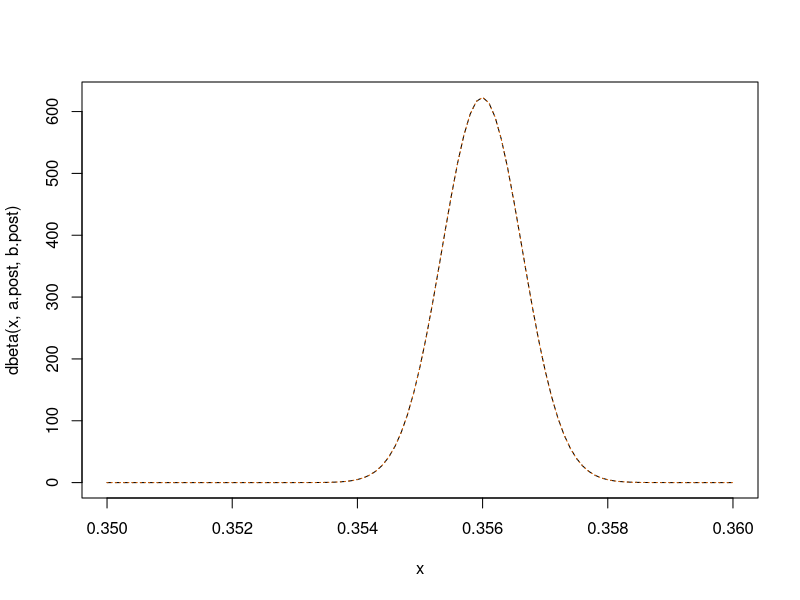
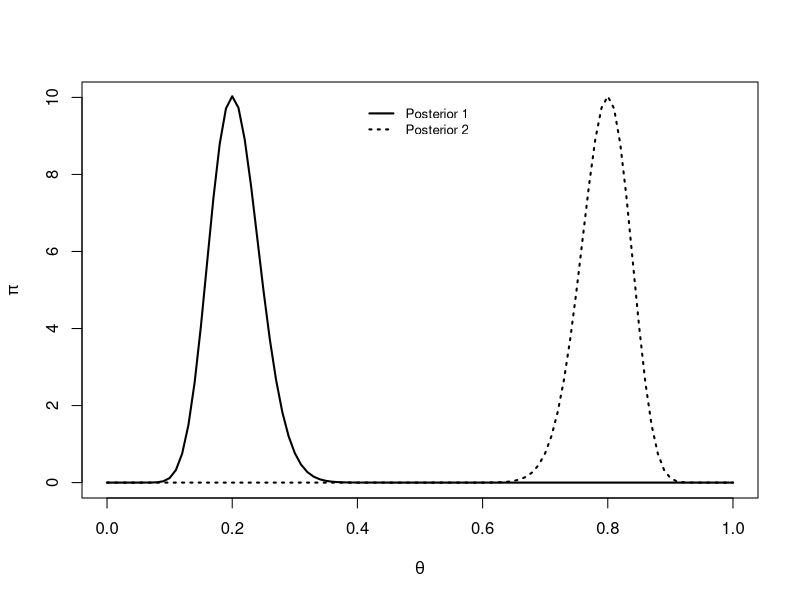
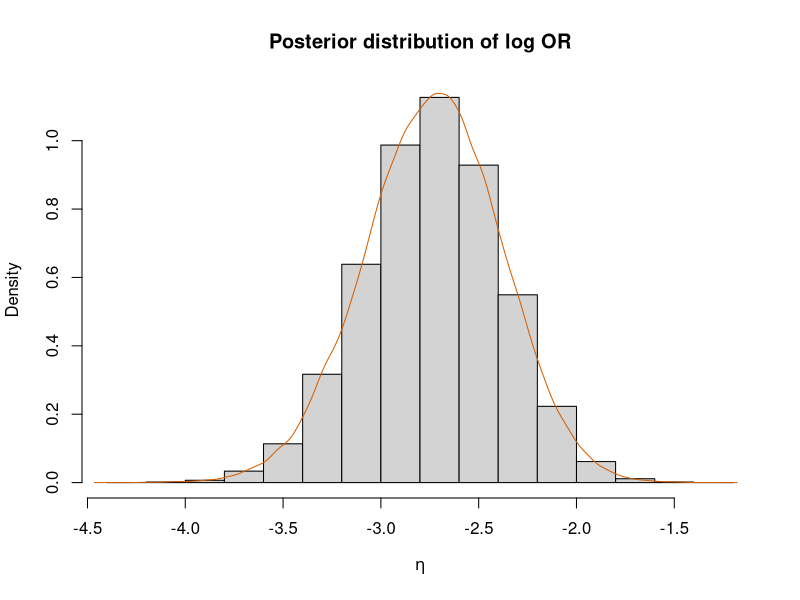

Here is the R script that generated these plots, in order:
## ---- chunk 1
#| echo: true
#| eval: true

sum_y <- 150000
n <- 240000
## ---- chunk 2
#| echo: true
#| eval: true

a <- 49000
b <- 270000
## ---- chunk 3
#| echo: true
#| eval: true

Beta.Mode <- function(a, b){
  ifelse(a>1 & b>1, (a-1)/(a+b-2), NA)
}
## ---- chunk 4
#| echo: true
#| eval: true

a.post <- a + sum_y; a.post
b.post <- b + n - sum_y; b.post
## ---- chunk 5
#| echo: true
#| eval: true

post.mode <- Beta.Mode(a.post, b.post); post.mode
## ---- chunk 6
#| echo: true
#| eval: true

sigma_approx <- ((a.post-1)/(post.mode^2) + (b.post-1)/(1-post.mode)^2)^(-1)

sigma_approx
## ---- chunk 7
#| echo: true
#| eval: true

curve(dbeta(x, a.post, b.post), xlim=c(.35,.36), lty = "dashed")
curve(dnorm(x, post.mode, sqrt(sigma_approx)), add=T, col="#D55E00", lty = "dotted")
## ---- chunk 8
#| echo: true
#| eval: true

h.grid <- seq(100, 105, by = 0.001)

res <- matrix(NA, ncol=4, nrow=length(h.grid))
colnames(res) <- c("HPD1", "HPD2", "level", "h")

for(i in 1:length(h.grid)){
  translated <- function(x, a, b) dbeta(x,a, b)-h.grid[i]

  hpd1<-uniroot(translated,c(.34,post.mode-.0005),a.post,b.post)$root
  hpd2<-uniroot(translated,c(post.mode+.0005,.36),a.post,b.post)$root

  I <- integrate(dbeta, lower=hpd1, upper=hpd2, shape1=a.post, shape2=b.post)$value

  iter <- i
  res[i,] <- c(hpd1, hpd2, I, h.grid[i])
  if(I <= 0.95) break
}

res[iter,]

HPD <- res[iter-1,-c(3,4)]; HPD
## ---- chunk 9
#| echo: true
#| eval: true

qnorm(c(.025,.975), post.mode, sqrt(sigma_approx))
## ---- chunk 10
#| echo: true
#| eval: true

n1 <- 100
n2 <- 100
## ---- chunk 11
#| echo: true
#| eval: true

a1 <- 1
b1 <- 1

a2 <- 1
b2 <- 1
## ---- chunk 12
#| echo: true
#| eval: true

s1 <- 20
s2 <- 80
## ---- chunk 13
#| echo: true
#| eval: true

a1.post <- a1 + s1
b1.post <- b1 + n1 - s1

a2.post <- a2 + s2
b2.post <- b2 + n2 - s2
## ---- chunk 14
#| echo: true
#| eval: true


curve(dbeta(x ,a1.post,b1.post), 0,1, lty=1, ylim=c(0,10),
      xlab=expression(theta), ylab=expression(pi), lwd=2)
curve(dbeta(x , a2.post, b2.post), add=T, lty=3, lwd=2)
legend(0.4,10,c("Posterior 1","Posterior 2"),lty=c(1,3),cex=0.8,lwd=2,bty="n")
## ---- chunk 15
#| echo: true
#| eval: true
B <- 100000

set.seed(42)
theta1 <- rbeta(B, a1.post, b1.post)
theta2 <- rbeta(B, a2.post, b2.post)

eta <- log(theta1/(1-theta1)*(1-theta2)/theta2)

# Posterior Mean:
mean(eta)
## ---- chunk 16
#| echo: true
#| eval: true

# Posterior Variance:
var(eta)
## ---- chunk 17
#| echo: true
#| eval: true

# CS
CS <- quantile(eta, p=c(.025,.975)); CS
## ---- chunk 18
#| echo: true
#| eval: true
# Histogram and kernel estimate:

hist(eta, prob=T, xlab=expression(eta), main="Posterior distribution of log OR")
lines(density(eta), col="#D55E00")
